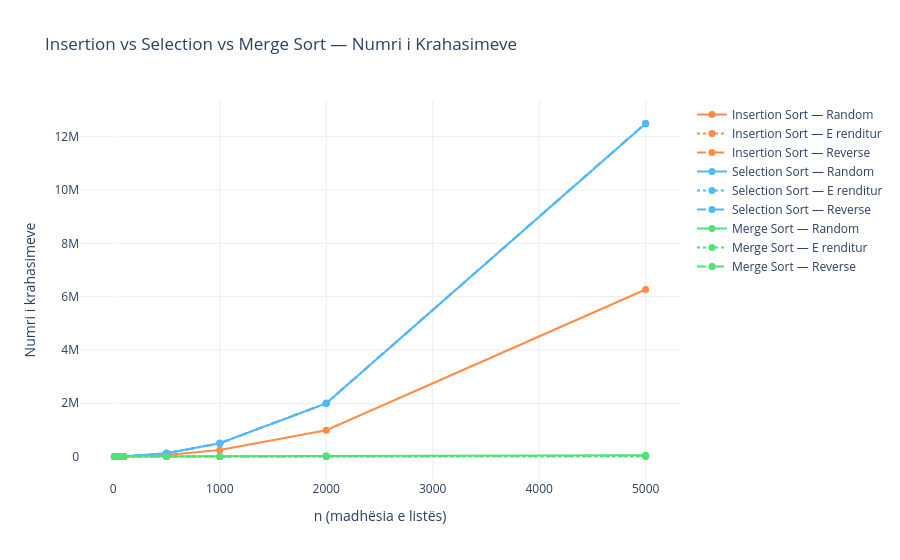

The notebook cell this image was saved under:
### Markdown cell above
# Detyre Shtepie — Analiza e Kompleksitetit Kohor

---

## Konteksti

Ne laborator kemi krahasuar tre algoritmet e renditjes duke matur kohen ne sekonda.
Siç kemi diskutuar, koha ne sekonda nuk eshte metrika e sakte per kompleksitetin kohor
sepse varet nga hardware-i, gjuha programuese dhe faktore te tjere te jashtem.

Metrika e sakte eshte numri i krahasimeve:  i pavarur nga çdo faktor i jashtem.

---

## Detyra

Kodi i meposhtem eshte pothuajse identik me ate te laboratorit, me dy shtesa:

- Jane shtuar funksionet `insertion_sort_ops`, `selection_sort_ops`, `merge_sort_ops`
  dhe funksioni `mat_operacionet`, te gatshem, nuk i ndryshoni.

E vetmja gje qe duhet te beni: Ne kodin e llogaritjes, zevendesoni
`mat_kohen` me `mat_operacionet` dhe funksionet e vjetra me ato `_ops`.
Shikoni komentet `# NDRYSHO` — jane saktesisht 3 rreshta per tu ndryshuar.

---

### Code cell
import time
import random
import plotly.graph_objects as go


# Algoritmet origjinale (qe perdorem ne laboratore)

def insertion_sort(lista):
    n = len(lista)
    for i in range(1, n):
        vlera = lista[i]
        j = i - 1
        while j >= 0 and lista[j] > vlera:
            lista[j + 1] = lista[j]
            j -= 1
        lista[j + 1] = vlera


def selection_sort(lista):
    n = len(lista)
    for i in range(n - 1):
        min_idx = i
        for j in range(i + 1, n):
            if lista[j] < lista[min_idx]:
                min_idx = j
        lista[i], lista[min_idx] = lista[min_idx], lista[i]


def merge_sort(lista):
    if len(lista) <= 1:
        return lista
    mid   = len(lista) // 2
    left  = merge_sort(lista[:mid])
    right = merge_sort(lista[mid:])
    res, i, j = [], 0, 0
    while i < len(left) and j < len(right):
        if left[i] <= right[j]:
            res.append(left[i])
            i += 1
        else:
            res.append(right[j])
            j += 1
    res.extend(left[i:])
    res.extend(right[j:])
    return res


# Algoritmet qe numerojne krahasimet (mos i ndryshoni, ato qe do perdorni)

def insertion_sort_ops(lista):
    n   = len(lista)
    ops = 0
    for i in range(1, n):
        vlera = lista[i]
        j     = i - 1
        while j >= 0 and lista[j] > vlera:
            lista[j + 1] = lista[j]
            j   -= 1
            ops += 1
        if j >= 0:
            ops += 1
        lista[j + 1] = vlera
    return ops


def selection_sort_ops(lista):
    n   = len(lista)
    ops = 0
    for i in range(n - 1):
        min_idx = i
        for j in range(i + 1, n):
            ops += 1
            if lista[j] < lista[min_idx]:
                min_idx = j
        lista[i], lista[min_idx] = lista[min_idx], lista[i]
    return ops


def merge_sort_ops(lista):
    ops = [0]
    def _sort(arr):
        if len(arr) <= 1:
            return arr
        mid   = len(arr) // 2
        left  = _sort(arr[:mid])
        right = _sort(arr[mid:])
        res, i, j = [], 0, 0
        while i < len(left) and j < len(right):
            ops[0] += 1
            if left[i] <= right[j]:
                res.append(left[i])
                i += 1
            else:
                res.append(right[j])
                j += 1
        res.extend(left[i:])
        res.extend(right[j:])
        return res
    _sort(lista)
    return ops[0]


# Funksioni i matjes se kohes (i vjeter)

def mat_kohen(funksioni, lista):
    kopje = lista.copy()
    t     = time.perf_counter()
    funksioni(kopje)
    return time.perf_counter() - t


# Funksioni i matjes se krahasimeve (ai qe do perdorni ju)

def mat_operacionet(funksioni, lista):
    kopje = lista.copy()
    return funksioni(kopje)


# Llogaritja e rezultateve
#  NDRYSHO — zevendeso 3 rreshtat:
#    mat_kohen(insertion_sort, ...)  zevendesoje me    mat_operacionet(insertion_sort_ops, ...)
#    mat_kohen(selection_sort, ...)  zevendesoje me    mat_operacionet(selection_sort_ops, ...)
#    mat_kohen(merge_sort,     ...)  zevendesoje me    mat_operacionet(merge_sort_ops,     ...)
#
# ─────────────────────────────────────────────────────────────────────────────

madhesite = [10, 50, 100, 500, 1000, 2000, 5000]
raste     = ["Random", "E renditur", "Reverse"]
colors    = {
    "Insertion Sort": "#FF8C46",
    "Selection Sort": "#50B9FF",
    "Merge Sort":     "#50E178",
}

rezultatet = {alg: {r: [] for r in raste} for alg in colors}

for n in madhesite:
    listat = {
        "Random":      random.sample(range(n * 10), n),
        "E renditur":  list(range(n)),
        "Reverse":     list(range(n, 0, -1)),
    }
    for rast, lst in listat.items():
        rezultatet["Insertion Sort"][rast].append(mat_kohen(insertion_sort, lst))  # NDRYSHO
        rezultatet["Selection Sort"][rast].append(mat_kohen(selection_sort, lst))  # NDRYSHO
        rezultatet["Merge Sort"][rast].append(mat_kohen(merge_sort, lst))          # NDRYSHO


fig = go.Figure()

for alg, color in colors.items():
    for rast in raste:
        vlerat = rezultatet[alg][rast]
        hover  = [
            f"{alg}<br>Rasti: {rast}<br>n={n}<br>{vlerat[i]}"
            for i, n in enumerate(madhesite)
        ]
        dashja = "solid" if rast == "Random" else ("dot" if rast == "E renditur" else "dash")
        fig.add_trace(go.Scatter(
            x     = madhesite,
            y     = vlerat,
            name  = f"{alg} — {rast}",
            line  = dict(color=color, width=2, dash=dashja),
            mode  = "lines+markers",
            marker= dict(size=7),
            text  = hover,
            hovertemplate="%{text}<extra></extra>"
        ))

fig.update_layout(
    title       = "Insertion vs Selection vs Merge Sort — Numri i Krahasimeve",
    xaxis       = dict(title="n (madhësia e listës)", gridcolor="#eeeeee"),
    yaxis       = dict(title="Numri i krahasimeve",   gridcolor="#eeeeee"),
    plot_bgcolor= "white",
    hoverlabel  = dict(bgcolor="#1e1e2e", font_color="white", font_size=11),
    legend      = dict(groupclick="toggleitem")
)
fig.show()

### Figure 1 — Plotly figure (JSON) as saved in the notebook; plotly's stock layout.template omitted (floating-point values rounded to 4 significant figures)
{"data": [{"hovertemplate": "%{text}<extra></extra>", "line": {"color": "#FF8C46", "dash": "solid", "width": 2}, "marker": {"size": 7}, "mode": "lines+markers", "name": "Insertion Sort — Random", "text": ["Insertion Sort<br>Rasti: Random<br>n=10<br>27", "Insertion Sort<br>Rasti: Random<br>n=50<br>625", "Insertion Sort<br>Rasti: Random<br>n=100<br>2573", "Insertion Sort<br>Rasti: Random<br>n=500<br>60456", "Insertion Sort<br>Rasti: Random<br>n=1000<br>245976", "Insertion Sort<br>Rasti: Random<br>n=2000<br>989303", "Insertion Sort<br>Rasti: Random<br>n=5000<br>6266457"], "type": "scatter", "x": [10, 50, 100, 500, 1000, 2000, 5000], "y": [27, 625, 2573, 60456, 245976, 989303, 6266457]}, {"hovertemplate": "%{text}<extra></extra>", "line": {"color": "#FF8C46", "dash": "dot", "width": 2}, "marker": {"size": 7}, "mode": "lines+markers", "name": "Insertion Sort — E renditur", "text": ["Insertion Sort<br>Rasti: E renditur<br>n=10<br>9", "Insertion Sort<br>Rasti: E renditur<br>n=50<br>49", "Insertion Sort<br>Rasti: E renditur<br>n=100<br>99", "Insertion Sort<br>Rasti: E renditur<br>n=500<br>499", "Insertion Sort<br>Rasti: E renditur<br>n=1000<br>999", "Insertion Sort<br>Rasti: E renditur<br>n=2000<br>1999", "Insertion Sort<br>Rasti: E renditur<br>n=5000<br>4999"], "type": "scatter", "x": [10, 50, 100, 500, 1000, 2000, 5000], "y": [9, 49, 99, 499, 999, 1999, 4999]}, {"hovertemplate": "%{text}<extra></extra>", "line": {"color": "#FF8C46", "dash": "dash", "width": 2}, "marker": {"size": 7}, "mode": "lines+markers", "name": "Insertion Sort — Reverse", "text": ["Insertion Sort<br>Rasti: Reverse<br>n=10<br>45", "Insertion Sort<br>Rasti: Reverse<br>n=50<br>1225", "Insertion Sort<br>Rasti: Reverse<br>n=100<br>4950", "Insertion Sort<br>Rasti: Reverse<br>n=500<br>124750", "Insertion Sort<br>Rasti: Reverse<br>n=1000<br>499500", "Insertion Sort<br>Rasti: Reverse<br>n=2000<br>1999000", "Insertion Sort<br>Rasti: Reverse<br>n=5000<br>12497500"], "type": "scatter", "x": [10, 50, 100, 500, 1000, 2000, 5000], "y": [45, 1225, 4950, 124750, 499500, 1999000, 12497500]}, {"hovertemplate": "%{text}<extra></extra>", "line": {"color": "#50B9FF", "dash": "solid", "width": 2}, "marker": {"size": 7}, "mode": "lines+markers", "name": "Selection Sort — Random", "text": ["Selection Sort<br>Rasti: Random<br>n=10<br>45", "Selection Sort<br>Rasti: Random<br>n=50<br>1225", "Selection Sort<br>Rasti: Random<br>n=100<br>4950", "Selection Sort<br>Rasti: Random<br>n=500<br>124750", "Selection Sort<br>Rasti: Random<br>n=1000<br>499500", "Selection Sort<br>Rasti: Random<br>n=2000<br>1999000", "Selection Sort<br>Rasti: Random<br>n=5000<br>12497500"], "type": "scatter", "x": [10, 50, 100, 500, 1000, 2000, 5000], "y": [45, 1225, 4950, 124750, 499500, 1999000, 12497500]}, {"hovertemplate": "%{text}<extra></extra>", "line": {"color": "#50B9FF", "dash": "dot", "width": 2}, "marker": {"size": 7}, "mode": "lines+markers", "name": "Selection Sort — E renditur", "text": ["Selection Sort<br>Rasti: E renditur<br>n=10<br>45", "Selection Sort<br>Rasti: E renditur<br>n=50<br>1225", "Selection Sort<br>Rasti: E renditur<br>n=100<br>4950", "Selection Sort<br>Rasti: E renditur<br>n=500<br>124750", "Selection Sort<br>Rasti: E renditur<br>n=1000<br>499500", "Selection Sort<br>Rasti: E renditur<br>n=2000<br>1999000", "Selection Sort<br>Rasti: E renditur<br>n=5000<br>12497500"], "type": "scatter", "x": [10, 50, 100, 500, 1000, 2000, 5000], "y": [45, 1225, 4950, 124750, 499500, 1999000, 12497500]}, {"hovertemplate": "%{text}<extra></extra>", "line": {"color": "#50B9FF", "dash": "dash", "width": 2}, "marker": {"size": 7}, "mode": "lines+markers", "name": "Selection Sort — Reverse", "text": ["Selection Sort<br>Rasti: Reverse<br>n=10<br>45", "Selection Sort<br>Rasti: Reverse<br>n=50<br>1225", "Selection Sort<br>Rasti: Reverse<br>n=100<br>4950", "Selection Sort<br>Rasti: Reverse<br>n=500<br>124750", "Selection Sort<br>Rasti: Reverse<br>n=1000<br>499500", "Selection Sort<br>Rasti: Reverse<br>n=2000<br>1999000", "Selection Sort<br>Rasti: Reverse<br>n=5000<br>12497500"], "type": "scatter", "x": [10, 50, 100, 500, 1000, 2000, 5000], "y": [45, 1225, 4950, 124750, 499500, 1999000, 12497500]}, {"hovertemplate": "%{text}<extra></extra>", "line": {"color": "#50E178", "dash": "solid", "width": 2}, "marker": {"size": 7}, "mode": "lines+markers", "name": "Merge Sort — Random", "text": ["Merge Sort<br>Rasti: Random<br>n=10<br>21", "Merge Sort<br>Rasti: Random<br>n=50<br>224", "Merge Sort<br>Rasti: Random<br>n=100<br>538", "Merge Sort<br>Rasti: Random<br>n=500<br>3851", "Merge Sort<br>Rasti: Random<br>n=1000<br>8716", "Merge Sort<br>Rasti: Random<br>n=2000<br>19412", "Merge Sort<br>Rasti: Random<br>n=5000<br>55189"], "type": "scatter", "x": [10, 50, 100, 500, 1000, 2000, 5000], "y": [21, 224, 538, 3851, 8716, 19412, 55189]}, {"hovertemplate": "%{text}<extra></extra>", "line": {"color": "#50E178", "dash": "dot", "width": 2}, "marker": {"size": 7}, "mode": "lines+markers", "name": "Merge Sort — E renditur", "text": ["Merge Sort<br>Rasti: E renditur<br>n=10<br>15", "Merge Sort<br>Rasti: E renditur<br>n=50<br>133", "Merge Sort<br>Rasti: E renditur<br>n=100<br>316", "Merge Sort<br>Rasti: E renditur<br>n=500<br>2216", "Merge Sort<br>Rasti: E renditur<br>n=1000<br>4932", "Merge Sort<br>Rasti: E renditur<br>n=2000<br>10864", "Merge Sort<br>Rasti: E renditur<br>n=5000<br>29804"], "type": "scatter", "x": [10, 50, 100, 500, 1000, 2000, 5000], "y": [15, 133, 316, 2216, 4932, 10864, 29804]}, {"hovertemplate": "%{text}<extra></extra>", "line": {"color": "#50E178", "dash": "dash", "width": 2}, "marker": {"size": 7}, "mode": "lines+markers", "name": "Merge Sort — Reverse", "text": ["Merge Sort<br>Rasti: Reverse<br>n=10<br>19", "Merge Sort<br>Rasti: Reverse<br>n=50<br>153", "Merge Sort<br>Rasti: Reverse<br>n=100<br>356", "Merge Sort<br>Rasti: Reverse<br>n=500<br>2272", "Merge Sort<br>Rasti: Reverse<br>n=1000<br>5044", "Merge Sort<br>Rasti: Reverse<br>n=2000<br>11088", "Merge Sort<br>Rasti: Reverse<br>n=5000<br>32004"], "type": "scatter", "x": [10, 50, 100, 500, 1000, 2000, 5000], "y": [19, 153, 356, 2272, 5044, 11088, 32004]}], "layout": {"hoverlabel": {"bgcolor": "#1e1e2e", "font": {"color": "white", "size": 11}}, "legend": {"groupclick": "toggleitem"}, "plot_bgcolor": "white", "title": {"text": "Insertion vs Selection vs Merge Sort — Numri i Krahasimeve"}, "xaxis": {"gridcolor": "#eeeeee", "title": {"text": "n (madhësia e listës)"}}, "yaxis": {"gridcolor": "#eeeeee", "title": {"text": "Numri i krahasimeve"}}}}
